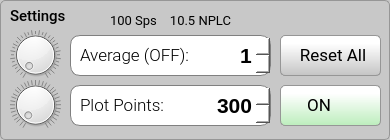
           <widget class="QGroupBox" name="groupBox_settigns">
            <property name="sizePolicy">
             <sizepolicy hsizetype="Preferred" vsizetype="Expanding">
              <horstretch>0</horstretch>
              <verstretch>0</verstretch>
             </sizepolicy>
            </property>
            <property name="minimumSize">
             <size>
              <width>0</width>
              <height>140</height>
             </size>
            </property>
            <property name="maximumSize">
             <size>
              <width>16777215</width>
              <height>140</height>
             </size>
            </property>
            <property name="font">
             <font>
              <family>Roboto Medium</family>
              <pointsize>11</pointsize>
              <weight>50</weight>
              <italic>false</italic>
              <bold>false</bold>
              <kerning>true</kerning>
             </font>
            </property>
            <property name="styleSheet">
             <string notr="true">QGroupBox {background-color: rgb(200,200,200);border: 1px solid rgb(150,150,150); border-radius: 5px;  margin-top: 0.5em;}; 
QGroupBox::title {subcontrol-origin: margin;left: 10px;padding: 0 3px 0 3px;}</string>
            </property>
            <property name="title">
             <string/>
            </property>
            <widget class="QLabel" name="label_3">
             <property name="geometry">
              <rect>
               <x>80</x>
               <y>95</y>
               <width>101</width>
               <height>21</height>
              </rect>
             </property>
             <property name="font">
              <font>
               <family>Roboto Light</family>
               <pointsize>13</pointsize>
               <weight>50</weight>
               <bold>false</bold>
              </font>
             </property>
             <property name="text">
              <string>Plot Points:</string>
             </property>
            </widget>
            <widget class="QDial2" name="dial_display">
             <property name="geometry">
              <rect>
               <x>10</x>
               <y>80</y>
               <width>51</width>
               <height>50</height>
              </rect>
             </property>
             <property name="minimum">
              <number>2</number>
             </property>
             <property name="maximum">
              <number>6000</number>
             </property>
             <property name="value">
              <number>100</number>
             </property>
             <property name="orientation">
              <enum>Qt::Horizontal</enum>
             </property>
             <property name="invertedAppearance">
              <bool>false</bool>
             </property>
             <property name="wrapping">
              <bool>false</bool>
             </property>
             <property name="notchTarget">
              <double>30.000000000000000</double>
             </property>
             <property name="notchesVisible">
              <bool>true</bool>
             </property>
            </widget>
            <widget class="QSpinBox" name="spinBox_display">
             <property name="geometry">
              <rect>
               <x>70</x>
               <y>85</y>
               <width>201</width>
               <height>41</height>
              </rect>
             </property>
             <property name="styleSheet">
              <string notr="true">QSpinBox { background-color: rgba(255,255,255, 1.0);border: 1px solid gray; border-radius:10px;
				   text-align:right;font-family:'Roboto Mono Medium','Roboto'; font-size:16pt; font-weight:500;  }

QSpinBox::up-button { 
	height:22px; 
	width: 30px;
	border: 0px;
	image: url(:/main/img/arrow_up4.png);
}

QSpinBox::down-button {
	height:22px; 
	width: 30px;
	border: 0px;
	image: url(:/main/img/arrow_down4.png);
 }

QSpinBox::up-button:hover { 
	image: url(:/main/img/arrow_up4b.png);
}

QSpinBox::down-button:hover {
	image: url(:/main/img/arrow_down4b.png);
 }

QSpinBox:disabled { background-color: rgba(240,240,240, 1.0); border: 1px transparent; border-radius:10px;
                                          border-color: transparent; border-width: 1px; border-style:inset; border-radius:10px;
                                          text-align:right;font-family:'Roboto Mono Medium','Roboto'; font-size:16pt; font-weight:500; }

QSpinBox::up-button:disabled { height:22px; width: 30px; border: 0px; image: url(:/main/img/arrow_up2.png); }

QSpinBox::down-button:disabled { height:22px; width: 30px; border: 0px; image: url(:/main/img/arrow_down2.png); }
</string>
             </property>
             <property name="wrapping">
              <bool>false</bool>
             </property>
             <property name="alignment">
              <set>Qt::AlignRight|Qt::AlignTrailing|Qt::AlignVCenter</set>
             </property>
             <property name="buttonSymbols">
              <enum>QAbstractSpinBox::UpDownArrows</enum>
             </property>
             <property name="accelerated">
              <bool>false</bool>
             </property>
             <property name="keyboardTracking">
              <bool>false</bool>
             </property>
             <property name="showGroupSeparator" stdset="0">
              <bool>false</bool>
             </property>
             <property name="suffix">
              <string/>
             </property>
             <property name="minimum">
              <number>2</number>
             </property>
             <property name="maximum">
              <number>6000</number>
             </property>
             <property name="value">
              <number>300</number>
             </property>
            </widget>
            <widget class="QLabel" name="label_dial4">
             <property name="geometry">
              <rect>
               <x>10</x>
               <y>80</y>
               <width>51</width>
               <height>50</height>
              </rect>
             </property>
             <property name="text">
              <string/>
             </property>
             <property name="pixmap">
              <pixmap resource="../../resources/resources.qrc">:/main/img/dial1.png</pixmap>
             </property>
             <property name="scaledContents">
              <bool>false</bool>
             </property>
            </widget>
            <widget class="QSpinBox" name="spinBox_average">
             <property name="enabled">
              <bool>true</bool>
             </property>
             <property name="geometry">
              <rect>
               <x>70</x>
               <y>35</y>
               <width>201</width>
               <height>41</height>
              </rect>
             </property>
             <property name="sizePolicy">
              <sizepolicy hsizetype="Preferred" vsizetype="Fixed">
               <horstretch>0</horstretch>
               <verstretch>0</verstretch>
              </sizepolicy>
             </property>
             <property name="styleSheet">
              <string notr="true">QSpinBox { background-color: rgba(255,255,255, 1.0);border: 1px solid gray; border-radius:10px;
				   text-align:right;font-family:'Roboto Mono Medium','Roboto'; font-size:16pt; font-weight:500;  }

QSpinBox::up-button { 
	height:22px; 
	width: 30px;
	border: 0px;
	image: url(:/main/img/arrow_up4.png);
}

QSpinBox::down-button {
	height:22px; 
	width: 30px;
	border: 0px;
	image: url(:/main/img/arrow_down4.png);
 }

QSpinBox::up-button:hover { 
	image: url(:/main/img/arrow_up4b.png);
}

QSpinBox::down-button:hover {
	image: url(:/main/img/arrow_down4b.png);
 }

QSpinBox:disabled { background-color: rgba(240,240,240, 1.0); border: 1px transparent; border-radius:10px;
                                          border-color: transparent; border-width: 1px; border-style:inset; border-radius:10px;
                                          text-align:right;font-family:'Roboto Mono Medium','Roboto'; font-size:16pt; font-weight:500; }

QSpinBox::up-button:disabled { height:22px; width: 30px; border: 0px; image: url(:/main/img/arrow_up2.png); }

QSpinBox::down-button:disabled { height:22px; width: 30px; border: 0px; image: url(:/main/img/arrow_down2.png); }
</string>
             </property>
             <property name="wrapping">
              <bool>false</bool>
             </property>
             <property name="alignment">
              <set>Qt::AlignRight|Qt::AlignTrailing|Qt::AlignVCenter</set>
             </property>
             <property name="buttonSymbols">
              <enum>QAbstractSpinBox::UpDownArrows</enum>
             </property>
             <property name="accelerated">
              <bool>false</bool>
             </property>
             <property name="keyboardTracking">
              <bool>false</bool>
             </property>
             <property name="showGroupSeparator" stdset="0">
              <bool>false</bool>
             </property>
             <property name="suffix">
              <string/>
             </property>
             <property name="minimum">
              <number>1</number>
             </property>
             <property name="maximum">
              <number>500</number>
             </property>
             <property name="value">
              <number>1</number>
             </property>
            </widget>
            <widget class="QDial2" name="dial_average">
             <property name="geometry">
              <rect>
               <x>10</x>
               <y>30</y>
               <width>51</width>
               <height>50</height>
              </rect>
             </property>
             <property name="minimum">
              <number>1</number>
             </property>
             <property name="maximum">
              <number>500</number>
             </property>
             <property name="value">
              <number>1</number>
             </property>
             <property name="orientation">
              <enum>Qt::Horizontal</enum>
             </property>
             <property name="invertedAppearance">
              <bool>false</bool>
             </property>
             <property name="wrapping">
              <bool>false</bool>
             </property>
             <property name="notchTarget">
              <double>15.000000000000000</double>
             </property>
             <property name="notchesVisible">
              <bool>true</bool>
             </property>
            </widget>
            <widget class="QLabel" name="label_avg">
             <property name="geometry">
              <rect>
               <x>80</x>
               <y>45</y>
               <width>111</width>
               <height>21</height>
              </rect>
             </property>
             <property name="font">
              <font>
               <family>Roboto Light</family>
               <pointsize>13</pointsize>
               <weight>50</weight>
               <bold>false</bold>
              </font>
             </property>
             <property name="text">
              <string>Average (OFF):</string>
             </property>
            </widget>
            <widget class="QLabel" name="label_dial3">
             <property name="geometry">
              <rect>
               <x>10</x>
               <y>30</y>
               <width>51</width>
               <height>50</height>
              </rect>
             </property>
             <property name="text">
              <string/>
             </property>
             <property name="pixmap">
              <pixmap resource="../../resources/resources.qrc">:/main/img/dial1.png</pixmap>
             </property>
             <property name="scaledContents">
              <bool>false</bool>
             </property>
            </widget>
            <widget class="QPushButton" name="pushButton_disable">
             <property name="geometry">
              <rect>
               <x>280</x>
               <y>85</y>
               <width>101</width>
               <height>41</height>
              </rect>
             </property>
             <property name="font">
              <font>
               <family>Roboto</family>
               <pointsize>13</pointsize>
              </font>
             </property>
             <property name="styleSheet">
              <string notr="true">QPushButton {
	padding: 0.2em 0.2em 0.3em 0.2em;
	border: 1px solid rgb(150, 150, 150);
	border-radius: 5px;
	color: black;
	background: qlineargradient(x1:0, y1:0, x2:0, y2:2, stop:0 #FFFFFF, stop:0.1 #FFFFFF, stop:1 #69D769);
	text-align:left;
	padding-left:22px;
}

QPushButton:hover:!pressed {
	border: 1px solid rgb(150, 150, 150);
	border-radius: 5px;
	color: #256552;
	background: qlineargradient(x1:0, y1:0, x2:0, y2:2, stop:0 #FFFFFF, stop:0.1 #FFFFFF, stop:1 #ACFAAC);
}

QPushButton:pressed {
	border: 2px solid rgb(150, 150, 150);
	border-radius: 5px;
	background: #FFFFFF;
	color: #2f836a;
}

QPushButton:disabled {
	border: 1px solid rgb(180, 180, 180);
	color: gray;
	background: qlineargradient(x1:0, y1:0, x2:0, y2:2, stop:0 #CCCCCC, stop:0.1 #EEEEEE, stop:1 #BBBBBB);
}</string>
             </property>
             <property name="text">
              <string> ON  </string>
             </property>
             <property name="icon">
              <iconset resource="../../resources/resources.qrc">
               <normaloff>:/main/img/power-off-green3.png</normaloff>
               <disabledoff>:/main/img/power-off-green3.png</disabledoff>:/main/img/power-off-green3.png</iconset>
             </property>
             <property name="iconSize">
              <size>
               <width>23</width>
               <height>22</height>
              </size>
             </property>
            </widget>
            <widget class="QPushButton" name="pushButton_enable">
             <property name="geometry">
              <rect>
               <x>280</x>
               <y>85</y>
               <width>101</width>
               <height>41</height>
              </rect>
             </property>
             <property name="font">
              <font>
               <family>Roboto</family>
               <pointsize>13</pointsize>
              </font>
             </property>
             <property name="styleSheet">
              <string notr="true">QPushButton {
	padding: 0.2em 0.2em 0.3em 0.2em;
	border: 1px solid rgb(150, 150, 150);
	border-radius: 5px;
	color: black;
	background: qlineargradient(x1:0, y1:0, x2:0, y2:2, stop:0 #FFFFFF, stop:0.1 #FFFFFF, stop:1 #D76969);
	text-align:left;
	padding-left:22px;
}

QPushButton:hover:!pressed {
	border: 1px solid rgb(150, 150, 150);
	border-radius: 5px;
	color: #256552;
	background: qlineargradient(x1:0, y1:0, x2:0, y2:2, stop:0 #FFFFFF, stop:0.1 #FFFFFF, stop:1 #FAACAC);
}

QPushButton:pressed {
	border: 2px solid rgb(150, 150, 150);
	border-radius: 5px;
	background: #FFFFFF;
	color: #2f836a;
}

QPushButton:disabled {
	border: 1px solid rgb(180, 180, 180);
	color: gray;
	background: qlineargradient(x1:0, y1:0, x2:0, y2:2, stop:0 #CCCCCC, stop:0.1 #EEEEEE, stop:1 #BBBBBB);
}</string>
             </property>
             <property name="text">
              <string> OFF</string>
             </property>
             <property name="icon">
              <iconset resource="../../resources/resources.qrc">
               <normaloff>:/main/img/power-off-red.png</normaloff>:/main/img/power-off-red.png</iconset>
             </property>
             <property name="iconSize">
              <size>
               <width>23</width>
               <height>22</height>
              </size>
             </property>
            </widget>
            <widget class="QLabel" name="label_titleSettings">
             <property name="geometry">
              <rect>
               <x>10</x>
               <y>8</y>
               <width>81</width>
               <height>16</height>
              </rect>
             </property>
             <property name="font">
              <font>
               <family>Roboto Medium</family>
               <pointsize>11</pointsize>
              </font>
             </property>
             <property name="text">
              <string>Settings</string>
             </property>
            </widget>
            <widget class="QPushButton" name="pushButton_reset">
             <property name="geometry">
              <rect>
               <x>280</x>
               <y>35</y>
               <width>101</width>
               <height>41</height>
              </rect>
             </property>
             <property name="font">
              <font>
               <family>Roboto</family>
               <pointsize>13</pointsize>
              </font>
             </property>
             <property name="styleSheet">
              <string notr="true">QPushButton {
	padding: 0.2em 0.2em 0.3em 0.2em;
	border: 1px solid rgb(150, 150, 150);
	border-radius: 5px;
	color: black;
	background: qlineargradient(x1:0, y1:0, x2:0, y2:2, stop:0 #FFFFFF, stop:0.1 #FFFFFF, stop:1 #7B7B7B);
	padding-left:5px;
}

QPushButton:hover:!pressed {
	border: 1px solid rgb(150, 150, 150);
	border-radius: 5px;
	color: #256552;
	background: qlineargradient(x1:0, y1:0, x2:0, y2:2, stop:0 #FFFFFF, stop:0.1 #FFFFFF, stop:1 #AAAAAA);
}

QPushButton:pressed {
	border: 2px solid rgb(150, 150, 150);
	border-radius: 5px;
	background: #FFFFFF;
	color: #2f836a;
}

QPushButton:disabled {
	border: 1px solid rgb(180, 180, 180);
	color: gray;
	background: qlineargradient(x1:0, y1:0, x2:0, y2:2, stop:0 #CCCCCC, stop:0.1 #EEEEEE, stop:1 #BBBBBB);
}</string>
             </property>
             <property name="text">
              <string>Reset All</string>
             </property>
             <property name="iconSize">
              <size>
               <width>23</width>
               <height>22</height>
              </size>
             </property>
            </widget>
            <widget class="QPushButton" name="pushButton_resetZoom">
             <property name="geometry">
              <rect>
               <x>280</x>
               <y>35</y>
               <width>101</width>
               <height>41</height>
              </rect>
             </property>
             <property name="font">
              <font>
               <family>Roboto</family>
               <pointsize>13</pointsize>
              </font>
             </property>
             <property name="styleSheet">
              <string notr="true">QPushButton {
	padding: 0.2em 0.2em 0.3em 0.2em;
	border: 1px solid rgb(150, 150, 150);
	border-radius: 5px;
	color: black;
	background: qlineargradient(x1:0, y1:0, x2:0, y2:2, stop:0 #FFFFFF, stop:0.1 #FFFFFF, stop:1 #7B7B7B);
}

QPushButton:hover:!pressed {
	border: 1px solid rgb(150, 150, 150);
	border-radius: 5px;
	color: #256552;
	background: qlineargradient(x1:0, y1:0, x2:0, y2:2, stop:0 #FFFFFF, stop:0.1 #FFFFFF, stop:1 #AAAAAA);
}

QPushButton:pressed {
	border: 2px solid rgb(150, 150, 150);
	border-radius: 5px;
	background: #FFFFFF;
	color: #2f836a;
}

QPushButton:disabled {
	border: 1px solid rgb(180, 180, 180);
	color: gray;
	background: qlineargradient(x1:0, y1:0, x2:0, y2:2, stop:0 #CCCCCC, stop:0.1 #EEEEEE, stop:1 #BBBBBB);
}</string>
             </property>
             <property name="text">
              <string>Reset Zoom</string>
             </property>
             <property name="iconSize">
              <size>
               <width>23</width>
               <height>22</height>
              </size>
             </property>
            </widget>
            <widget class="QLabel" name="label_nplc">
             <property name="geometry">
              <rect>
               <x>160</x>
               <y>10</y>
               <width>71</width>
               <height>21</height>
              </rect>
             </property>
             <property name="font">
              <font>
               <family>Roboto</family>
               <pointsize>10</pointsize>
               <weight>50</weight>
               <bold>false</bold>
              </font>
             </property>
             <property name="layoutDirection">
              <enum>Qt::LeftToRight</enum>
             </property>
             <property name="text">
              <string>10.5 NPLC</string>
             </property>
             <property name="alignment">
              <set>Qt::AlignRight|Qt::AlignTrailing|Qt::AlignVCenter</set>
             </property>
            </widget>
            <widget class="QLabel" name="label_fs">
             <property name="geometry">
              <rect>
               <x>110</x>
               <y>10</y>
               <width>61</width>
               <height>21</height>
              </rect>
             </property>
             <property name="font">
              <font>
               <family>Roboto</family>
               <pointsize>10</pointsize>
               <weight>50</weight>
               <bold>false</bold>
              </font>
             </property>
             <property name="text">
              <string>100 Sps</string>
             </property>
            </widget>
            <zorder>spinBox_display</zorder>
            <zorder>label_3</zorder>
            <zorder>label_dial4</zorder>
            <zorder>dial_display</zorder>
            <zorder>spinBox_average</zorder>
            <zorder>label_avg</zorder>
            <zorder>label_dial3</zorder>
            <zorder>dial_average</zorder>
            <zorder>pushButton_enable</zorder>
            <zorder>pushButton_disable</zorder>
            <zorder>label_titleSettings</zorder>
            <zorder>pushButton_resetZoom</zorder>
            <zorder>pushButton_reset</zorder>
            <zorder>label_nplc</zorder>
            <zorder>label_fs</zorder>
           </widget>
